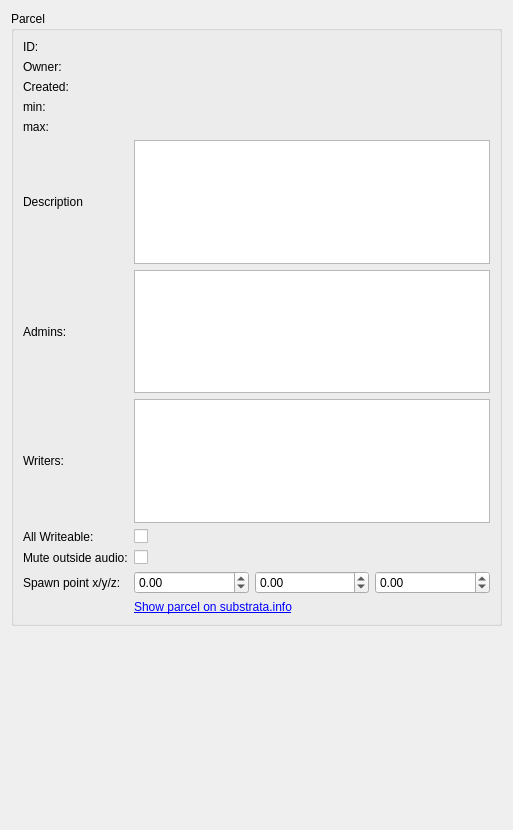
<?xml version="1.0" encoding="UTF-8"?>
<ui version="4.0">
 <class>ParcelEditor</class>
 <widget class="QWidget" name="ParcelEditor">
  <property name="geometry">
   <rect>
    <x>0</x>
    <y>0</y>
    <width>513</width>
    <height>830</height>
   </rect>
  </property>
  <property name="windowTitle">
   <string>Form</string>
  </property>
  <layout class="QVBoxLayout" name="verticalLayout">
   <item>
    <widget class="QGroupBox" name="groupBox">
     <property name="title">
      <string>Parcel</string>
     </property>
     <layout class="QGridLayout" name="gridLayout">
      <item row="11" column="1">
       <widget class="QCheckBox" name="muteOutsideAudioCheckBox">
        <property name="text">
         <string/>
        </property>
       </widget>
      </item>
      <item row="11" column="0">
       <widget class="QLabel" name="label_10">
        <property name="text">
         <string>Mute outside audio:</string>
        </property>
       </widget>
      </item>
      <item row="9" column="1">
       <widget class="QPlainTextEdit" name="writersTextEdit">
        <property name="readOnly">
         <bool>true</bool>
        </property>
       </widget>
      </item>
      <item row="9" column="0">
       <widget class="QLabel" name="label_7">
        <property name="text">
         <string>Writers:</string>
        </property>
       </widget>
      </item>
      <item row="6" column="0">
       <widget class="QLabel" name="label_2">
        <property name="text">
         <string>max:</string>
        </property>
       </widget>
      </item>
      <item row="4" column="0">
       <widget class="QLabel" name="label_3">
        <property name="text">
         <string>Created:</string>
        </property>
       </widget>
      </item>
      <item row="2" column="0">
       <widget class="QLabel" name="label">
        <property name="text">
         <string>Owner:</string>
        </property>
       </widget>
      </item>
      <item row="8" column="1">
       <widget class="QPlainTextEdit" name="adminsTextEdit">
        <property name="readOnly">
         <bool>true</bool>
        </property>
       </widget>
      </item>
      <item row="4" column="1">
       <widget class="QLabel" name="createdTimeLabel">
        <property name="text">
         <string/>
        </property>
       </widget>
      </item>
      <item row="13" column="1">
       <widget class="QLabel" name="showOnWebLabel">
        <property name="text">
         <string>&lt;a href=&quot;#boo&quot;&gt;Show parcel on substrata.info&lt;/a&gt;</string>
        </property>
       </widget>
      </item>
      <item row="1" column="0">
       <widget class="QLabel" name="label_8">
        <property name="text">
         <string>ID:</string>
        </property>
       </widget>
      </item>
      <item row="7" column="0">
       <widget class="QLabel" name="label_4">
        <property name="text">
         <string>Description</string>
        </property>
       </widget>
      </item>
      <item row="1" column="1">
       <widget class="QLabel" name="IDLabel">
        <property name="text">
         <string/>
        </property>
       </widget>
      </item>
      <item row="6" column="1">
       <widget class="QLabel" name="maxLabel">
        <property name="text">
         <string/>
        </property>
       </widget>
      </item>
      <item row="2" column="1">
       <widget class="QLabel" name="ownerLabel">
        <property name="text">
         <string/>
        </property>
       </widget>
      </item>
      <item row="8" column="0">
       <widget class="QLabel" name="label_5">
        <property name="text">
         <string>Admins:</string>
        </property>
       </widget>
      </item>
      <item row="10" column="1">
       <widget class="QCheckBox" name="allWriteableCheckBox">
        <property name="toolTip">
         <string>Can any logged-in user write to this parcel?</string>
        </property>
        <property name="text">
         <string/>
        </property>
        <property name="checkable">
         <bool>true</bool>
        </property>
       </widget>
      </item>
      <item row="7" column="1">
       <widget class="QTextEdit" name="descriptionTextEdit">
        <property name="readOnly">
         <bool>false</bool>
        </property>
       </widget>
      </item>
      <item row="5" column="1">
       <widget class="QLabel" name="minLabel">
        <property name="text">
         <string/>
        </property>
       </widget>
      </item>
      <item row="5" column="0">
       <widget class="QLabel" name="label_6">
        <property name="text">
         <string>min:</string>
        </property>
       </widget>
      </item>
      <item row="10" column="0">
       <widget class="QLabel" name="label_9">
        <property name="text">
         <string>All Writeable:</string>
        </property>
       </widget>
      </item>
      <item row="12" column="0">
       <widget class="QLabel" name="label_11">
        <property name="text">
         <string>Spawn point x/y/z:</string>
        </property>
       </widget>
      </item>
      <item row="12" column="1">
       <widget class="QWidget" name="widget" native="true">
        <layout class="QHBoxLayout" name="horizontalLayout">
         <property name="leftMargin">
          <number>0</number>
         </property>
         <property name="topMargin">
          <number>0</number>
         </property>
         <property name="rightMargin">
          <number>0</number>
         </property>
         <property name="bottomMargin">
          <number>0</number>
         </property>
         <item>
          <widget class="IndigoDoubleSpinBox" name="spawnXDoubleSpinBox">
           <property name="minimum">
            <double>-1000000000.000000000000000</double>
           </property>
           <property name="maximum">
            <double>1000000000.000000000000000</double>
           </property>
           <property name="singleStep">
            <double>0.100000000000000</double>
           </property>
          </widget>
         </item>
         <item>
          <widget class="IndigoDoubleSpinBox" name="spawnYDoubleSpinBox">
           <property name="minimum">
            <double>-1000000000.000000000000000</double>
           </property>
           <property name="maximum">
            <double>1000000000.000000000000000</double>
           </property>
           <property name="singleStep">
            <double>0.100000000000000</double>
           </property>
          </widget>
         </item>
         <item>
          <widget class="IndigoDoubleSpinBox" name="spawnZDoubleSpinBox">
           <property name="minimum">
            <double>-1000000000.000000000000000</double>
           </property>
           <property name="maximum">
            <double>1000000000.000000000000000</double>
           </property>
           <property name="singleStep">
            <double>0.100000000000000</double>
           </property>
          </widget>
         </item>
        </layout>
       </widget>
      </item>
     </layout>
    </widget>
   </item>
   <item>
    <spacer name="verticalSpacer">
     <property name="orientation">
      <enum>Qt::Vertical</enum>
     </property>
     <property name="sizeHint" stdset="0">
      <size>
       <width>20</width>
       <height>397</height>
      </size>
     </property>
    </spacer>
   </item>
  </layout>
 </widget>
 <customwidgets>
  <customwidget>
   <class>IndigoDoubleSpinBox</class>
   <extends>QDoubleSpinBox</extends>
   <header>../qt/IndigoDoubleSpinBox.h</header>
  </customwidget>
 </customwidgets>
 <resources/>
 <connections/>
</ui>
